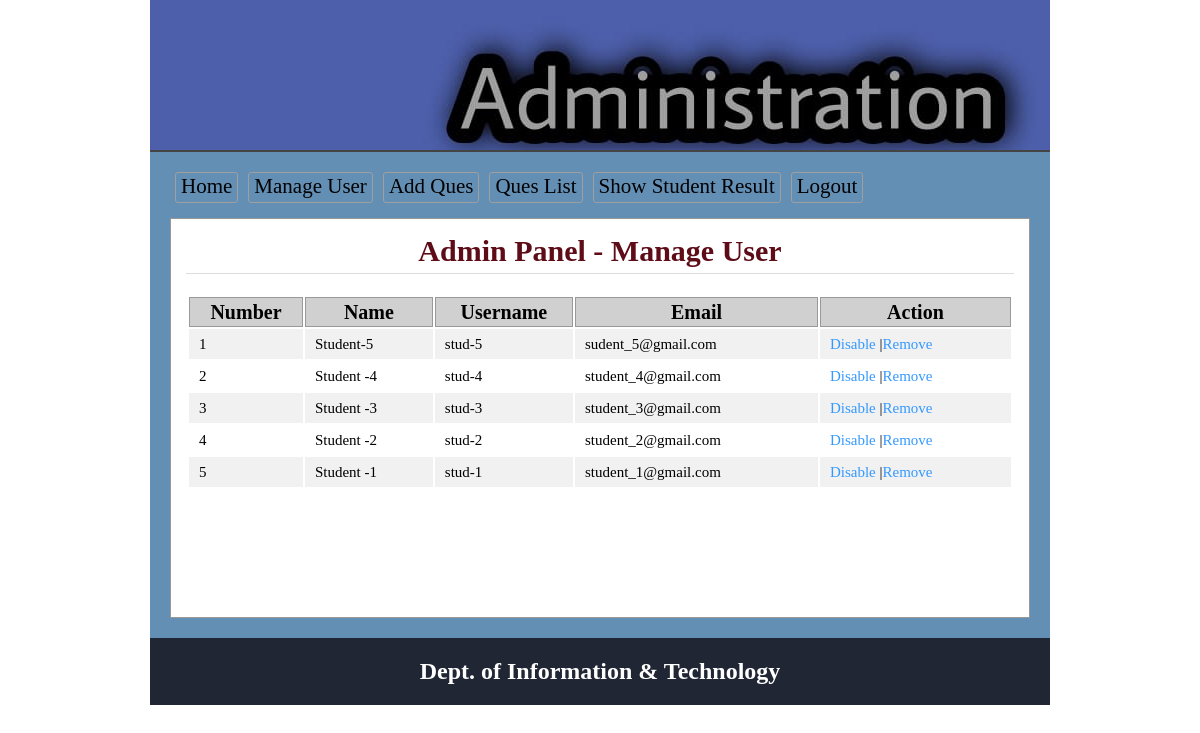
The app's page /admin/users.php (signed in) with its own data.
### tables this page shows
CREATE TABLE `tbl_user` (
  `userid` int(11) NOT NULL,
  `name` varchar(50) NOT NULL,
  `username` varchar(30) NOT NULL,
  `password` varchar(255) DEFAULT NULL,
  `email` varchar(255) NOT NULL,
  `status` int(11) NOT NULL
);

### lib/Database.php (called while the page is built, shortened)
<?php
Class Database{
	public $host   = DB_HOST;
	public $user   = DB_USER;
	public $pass   = DB_PASS;
	public $dbname = DB_NAME;
	public $link;
	private function connectDB(){
	$this->link = new mysqli($this->host, $this->user, $this->pass, $this->dbname);
 }
	public function select($query){
		$result = $this->link->query($query) or die($this->link->error.__LINE__);
		if($result->num_rows > 0){
			return $result;
		} else {
			return false;
		}
	}
}

### classes/User.php (called while the page is built, shortened)
<?php
    $filepath = realpath(dirname(__FILE__));
	include_once ($filepath.'/../lib/Database.php');
class User{
	private $db;
	public function __construct(){
		$this->db = new Database();
	}
		public function getAlluser(){
			$query = "select * from tbl_user order by userid desc";
			$result = $this->db->select($query);
			return $result;
		}
}
?>

### admin/users.php (the view, shortened to what this page needs)
<?php
    $filepath = realpath(dirname(__FILE__));
	include_once ($filepath.'/inc/header.php');
	include_once ($filepath.'/../classes/User.php');
	$usr = new User();
?>
<div class="main">
	<h1>Admin Panel - Manage User</h1>
		<div class = "manageuser">
			<table class = "tblone">
			<tr>
				<th>Number</th>
				<th>Name</th>
				<th>Username</th>
				<th>Email</th>
				<th>Action</th>
			</tr>
	<?php
	$userData = $usr->getAllUser();
	if($userData){
		$i = 0;
		while($result = $userData->fetch_assoc()){
			$i++;
	?>
			<tr>
				<td>
				<?php
				if($result['status'] == '1'){
					echo "<span class = 'error'>".$i."</span>";
				}else{
					echo $i;
				}
				?>
				</td>
				<td>
				<?php
				if($result['status'] == '1'){
					echo "<span class = 'error'>".$result['name']."</span>";
				}else{
					echo $result['name'];
				}
				?>
				</td>
				<td>
				<?php
				if($result['status'] == '1'){
					echo "<span class = 'error'>".$result['username']."</span>";
				}else{
					echo $result['username'];
				}
				?>
				</td>
				<td>
				<?php
				if($result['status'] == '1'){
					echo "<span class = 'error'>".$result['email']."</span>";
				}else{
					echo $result['email'];
				}
				?>
				</td>
				<td>
					<?php  if($result['status'] == '0'){ ?>
						<a onclick = "return confirm('Are you sure to Disable')" href = "?dis=<?php echo $result['userid']; ?>" style="text-decoration:none;">Disable</a>
					<?php } else {?>
						<a onclick= "return confirm('Are you sure to Enable')" href = "?ena=<?php echo $result['userid']; ?>" style="text-decoration:none;">Enable</a>
					<?php } ?>
					|<a onclick = "return confirm('Are you sure to Remove')" href = "?del=<?php echo $result['userid']; ?>" style="text-decoration:none;">Remove</a>
				</td>
			</tr>
	<?php } } ?>
			</table>
</div>
<?php include 'inc/footer.php'; ?>

### admin/css/style.css (style rules this page uses)
* { margin:0;padding:0;outline:none }
body { font-family:verdana }
.tblone { width:100%;border:1px solid #fff;margin:20px 0 }
.tblone td { font-size: 15px; padding: 5px 10px; }
table.tblone th { background-color: #d0d0d0; border: 1px solid #999; }
table.tblone tr:nth-child(2n+1) { background:#fff;height:30px; }
table.tblone tr:nth-child(2n) { background:#f1f1f1;height:30px; }
.tblone td a { color:#3399FF; }
.main { background: #fff none repeat scroll 0 0; border: 1px solid #999; margin-top: 10px; min-height: 368px; padding: 15px; width: 828px; }
.main h1 { border-bottom: 1px solid #ddd; text-align: center; color: #766063; margin: 0 0 5px; padding-bottom: 5px; }

### admin/users.php (style rules this page uses)
.main h1 { font-family: "Times New Roman", Georgia, Serif; font-size: 30px; color:#5e0c17; }
.manageuser { font-family: "Times New Roman", Times, serif; font-size: 20px; }

### records on screen
tbl_user: name "Student-5", username "stud-5", email "sudent_5@gmail.com"
tbl_user: name "Student -4", username "stud-4", email "student_4@gmail.com"
tbl_user: name "Student -3", username "stud-3", email "student_3@gmail.com"
tbl_user: name "Student -2", username "stud-2", email "student_2@gmail.com"
tbl_user: name "Student -1", username "stud-1", email "student_1@gmail.com"
